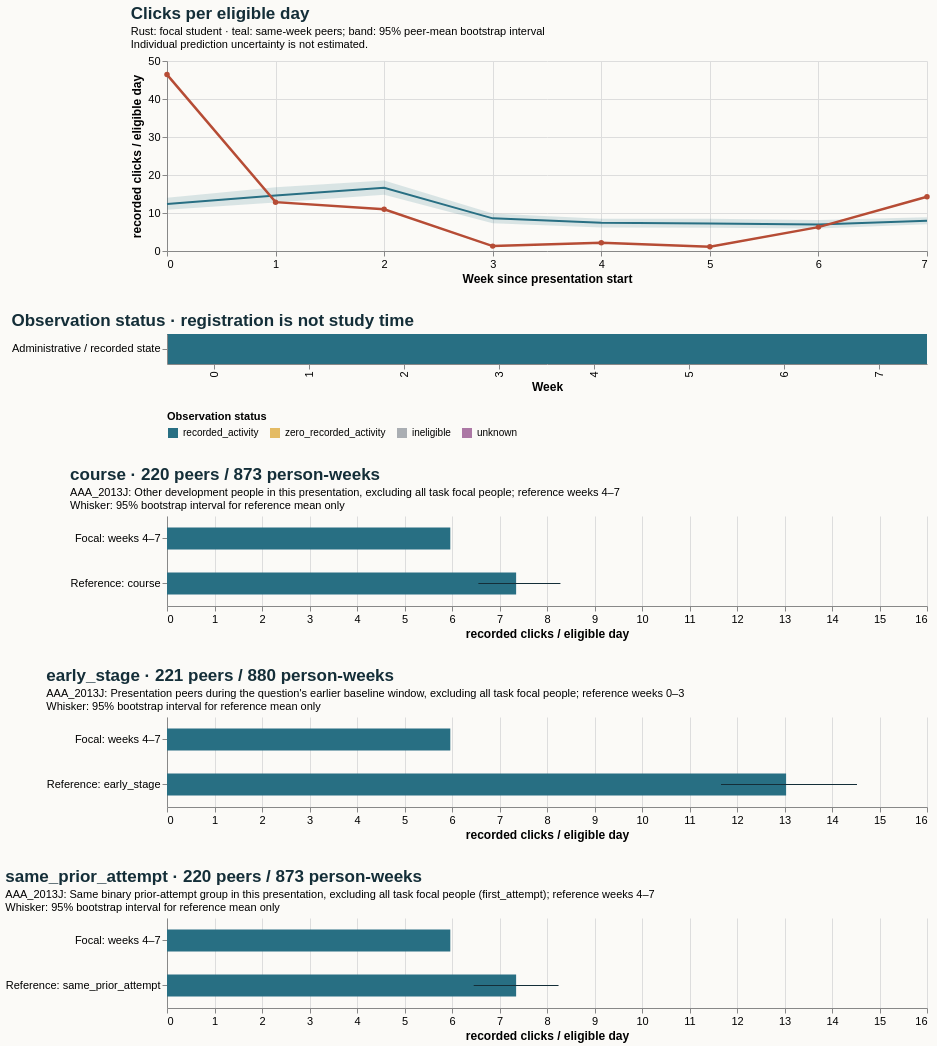

The Vega-Lite source for this figure:
### Vega-Lite specification from a JSON file in a GitHub repository (floating-point values rounded to 4 significant figures)
{"$schema": "https://vega.github.io/schema/vega-lite/v5.20.1.json", "config": {"axis": {"labelFontSize": 11, "titleFontSize": 12}, "background": "#fbfaf7", "font": "sans-serif", "title": {"anchor": "start", "color": "#142e38", "fontSize": 17, "subtitleFontSize": 11}, "view": {"continuousHeight": 300, "continuousWidth": 300, "stroke": null}}, "datasets": {"data-331fea1c2d29dfa0412edff4bcbf3193": [{"eligible_days": 7.0, "end_day": 6, "logging_completeness": "unknown", "observation_status": "recorded_activity", "row": "Administrative / recorded state", "score_status": "withheld_release_time_unknown", "start_day": 0, "value": 46.43, "week": 0}, {"eligible_days": 7.0, "end_day": 13, "logging_completeness": "unknown", "observation_status": "recorded_activity", "row": "Administrative / recorded state", "score_status": "withheld_release_time_unknown", "start_day": 7, "value": 12.86, "week": 1}, {"eligible_days": 7.0, "end_day": 20, "logging_completeness": "unknown", "observation_status": "recorded_activity", "row": "Administrative / recorded state", "score_status": "withheld_release_time_unknown", "start_day": 14, "value": 11.0, "week": 2}, {"eligible_days": 7.0, "end_day": 27, "logging_completeness": "unknown", "observation_status": "recorded_activity", "row": "Administrative / recorded state", "score_status": "withheld_release_time_unknown", "start_day": 21, "value": 1.286, "week": 3}, {"eligible_days": 7.0, "end_day": 34, "logging_completeness": "unknown", "observation_status": "recorded_activity", "row": "Administrative / recorded state", "score_status": "withheld_release_time_unknown", "start_day": 28, "value": 2.143, "week": 4}, {"eligible_days": 7.0, "end_day": 41, "logging_completeness": "unknown", "observation_status": "recorded_activity", "row": "Administrative / recorded state", "score_status": "withheld_release_time_unknown", "start_day": 35, "value": 1.143, "week": 5}, {"eligible_days": 7.0, "end_day": 48, "logging_completeness": "unknown", "observation_status": "recorded_activity", "row": "Administrative / recorded state", "score_status": "withheld_release_time_unknown", "start_day": 42, "value": 6.286, "week": 6}, {"eligible_days": 7.0, "end_day": 55, "logging_completeness": "unknown", "observation_status": "recorded_activity", "row": "Administrative / recorded state", "score_status": "withheld_release_time_unknown", "start_day": 49, "value": 14.29, "week": 7}], "data-5262efdefad772992fc46fda44225017": [{"hi": null, "lo": null, "series": "Focal: weeks 4–7", "value": 5.964}, {"hi": 8.243, "lo": 6.456, "series": "Reference: same_prior_attempt", "value": 7.35}], "data-53112ed74883b81360baee173f0b3e81": [{"hi": null, "lo": null, "series": "Focal: weeks 4–7", "value": 5.964}, {"hi": 8.283, "lo": 6.555, "series": "Reference: course", "value": 7.35}], "data-9ca9b3a45cb75c5e95d1f9d184da050c": [{"hi": null, "lo": null, "series": "Focal: weeks 4–7", "value": 5.964}, {"hi": 14.53, "lo": 11.66, "series": "Reference: early_stage", "value": 13.03}], "data-9d8816f5b7db86502b75e89c59b5e1d8": [{"end_day": 6, "focal_value": 46.43, "peer_ci_high": 13.98, "peer_ci_low": 10.87, "peer_mean": 12.4, "peer_observations": 221, "peer_people": 221, "reference": "course", "unit": "recorded clicks / eligible day", "week": 0}, {"end_day": 13, "focal_value": 12.86, "peer_ci_high": 16.75, "peer_ci_low": 12.78, "peer_mean": 14.6, "peer_observations": 221, "peer_people": 221, "reference": "course", "unit": "recorded clicks / eligible day", "week": 1}, {"end_day": 20, "focal_value": 11.0, "peer_ci_high": 18.53, "peer_ci_low": 14.83, "peer_mean": 16.65, "peer_observations": 219, "peer_people": 219, "reference": "course", "unit": "recorded clicks / eligible day", "week": 2}, {"end_day": 27, "focal_value": 1.286, "peer_ci_high": 9.862, "peer_ci_low": 7.321, "peer_mean": 8.588, "peer_observations": 219, "peer_people": 219, "reference": "course", "unit": "recorded clicks / eligible day", "week": 3}, {"end_day": 34, "focal_value": 2.143, "peer_ci_high": 8.518, "peer_ci_low": 6.213, "peer_mean": 7.428, "peer_observations": 219, "peer_people": 219, "reference": "course", "unit": "recorded clicks / eligible day", "week": 4}, {"end_day": 41, "focal_value": 1.143, "peer_ci_high": 8.498, "peer_ci_low": 6.143, "peer_mean": 7.212, "peer_observations": 218, "peer_people": 218, "reference": "course", "unit": "recorded clicks / eligible day", "week": 5}, {"end_day": 48, "focal_value": 6.286, "peer_ci_high": 8.164, "peer_ci_low": 5.928, "peer_mean": 7.002, "peer_observations": 218, "peer_people": 218, "reference": "course", "unit": "recorded clicks / eligible day", "week": 6}, {"end_day": 55, "focal_value": 14.29, "peer_ci_high": 8.899, "peer_ci_low": 7.068, "peer_mean": 7.978, "peer_observations": 218, "peer_people": 218, "reference": "course", "unit": "recorded clicks / eligible day", "week": 7}]}, "resolve": {"scale": {"color": "independent"}}, "spacing": 28, "vconcat": [{"data": {"name": "data-9d8816f5b7db86502b75e89c59b5e1d8"}, "height": 190, "layer": [{"encoding": {"x": {"axis": {"tickMinStep": 1}, "field": "week", "title": "Week since presentation start", "type": "quantitative"}, "y": {"field": "peer_ci_low", "scale": {"zero": true}, "title": "recorded clicks / eligible day", "type": "quantitative"}, "y2": {"field": "peer_ci_high"}}, "mark": {"color": "#286f83", "opacity": 0.16, "type": "area"}}, {"encoding": {"tooltip": [{"field": "week", "type": "quantitative"}, {"field": "peer_mean", "type": "quantitative"}, {"field": "peer_people", "type": "quantitative"}, {"field": "peer_observations", "type": "quantitative"}], "x": {"field": "week", "type": "quantitative"}, "y": {"field": "peer_mean", "type": "quantitative"}}, "mark": {"color": "#286f83", "strokeWidth": 2, "type": "line"}}, {"encoding": {"tooltip": [{"field": "week", "type": "quantitative"}, {"field": "focal_value", "type": "quantitative"}], "x": {"field": "week", "type": "quantitative"}, "y": {"field": "focal_value", "type": "quantitative"}}, "mark": {"color": "#b64c35", "point": {"color": "#b64c35"}, "strokeWidth": 2.5, "type": "line"}}], "title": {"subtitle": ["Rust: focal student · teal: same-week peers; band: 95% peer-mean bootstrap interval", "Individual prediction uncertainty is not estimated."], "text": "Clicks per eligible day"}, "width": 760}, {"data": {"name": "data-331fea1c2d29dfa0412edff4bcbf3193"}, "encoding": {"color": {"field": "observation_status", "legend": {"labelLimit": 260, "orient": "bottom"}, "scale": {"domain": ["recorded_activity", "zero_recorded_activity", "ineligible", "unknown"], "range": ["#286f83", "#e4bb64", "#aaaeb3", "#ac78a5"]}, "title": "Observation status", "type": "nominal"}, "tooltip": [{"field": "week", "type": "quantitative"}, {"field": "eligible_days", "type": "quantitative"}, {"field": "observation_status", "type": "nominal"}, {"field": "logging_completeness", "type": "nominal"}], "x": {"field": "week", "title": "Week", "type": "ordinal"}, "y": {"field": "row", "title": null, "type": "nominal"}}, "height": 30, "mark": {"type": "rect"}, "title": "Observation status · registration is not study time", "width": 760}, {"data": {"name": "data-53112ed74883b81360baee173f0b3e81"}, "height": 90, "layer": [{"encoding": {"x": {"field": "value", "scale": {"domain": [0, 15.25], "zero": true}, "title": "recorded clicks / eligible day", "type": "quantitative"}, "y": {"field": "series", "sort": null, "title": null, "type": "nominal"}}, "mark": {"color": "#286f83", "size": 22, "type": "bar"}}, {"encoding": {"x": {"field": "lo", "type": "quantitative"}, "x2": {"field": "hi"}, "y": {"field": "series", "sort": null, "title": null, "type": "nominal"}}, "mark": {"color": "#142e38", "type": "rule"}}], "title": {"subtitle": ["AAA_2013J: Other development people in this presentation, excluding all task focal people; reference weeks 4–7", "Whisker: 95% bootstrap interval for reference mean only"], "text": "course · 220 peers / 873 person-weeks"}, "width": 760}, {"data": {"name": "data-9ca9b3a45cb75c5e95d1f9d184da050c"}, "height": 90, "layer": [{"encoding": {"x": {"field": "value", "scale": {"domain": [0, 15.25], "zero": true}, "title": "recorded clicks / eligible day", "type": "quantitative"}, "y": {"field": "series", "sort": null, "title": null, "type": "nominal"}}, "mark": {"color": "#286f83", "size": 22, "type": "bar"}}, {"encoding": {"x": {"field": "lo", "type": "quantitative"}, "x2": {"field": "hi"}, "y": {"field": "series", "sort": null, "title": null, "type": "nominal"}}, "mark": {"color": "#142e38", "type": "rule"}}], "title": {"subtitle": ["AAA_2013J: Presentation peers during the question's earlier baseline window, excluding all task focal people; reference weeks 0–3", "Whisker: 95% bootstrap interval for reference mean only"], "text": "early_stage · 221 peers / 880 person-weeks"}, "width": 760}, {"data": {"name": "data-5262efdefad772992fc46fda44225017"}, "height": 90, "layer": [{"encoding": {"x": {"field": "value", "scale": {"domain": [0, 15.25], "zero": true}, "title": "recorded clicks / eligible day", "type": "quantitative"}, "y": {"field": "series", "sort": null, "title": null, "type": "nominal"}}, "mark": {"color": "#286f83", "size": 22, "type": "bar"}}, {"encoding": {"x": {"field": "lo", "type": "quantitative"}, "x2": {"field": "hi"}, "y": {"field": "series", "sort": null, "title": null, "type": "nominal"}}, "mark": {"color": "#142e38", "type": "rule"}}], "title": {"subtitle": ["AAA_2013J: Same binary prior-attempt group in this presentation, excluding all task focal people (first_attempt); reference weeks 4–7", "Whisker: 95% bootstrap interval for reference mean only"], "text": "same_prior_attempt · 220 peers / 873 person-weeks"}, "width": 760}]}
